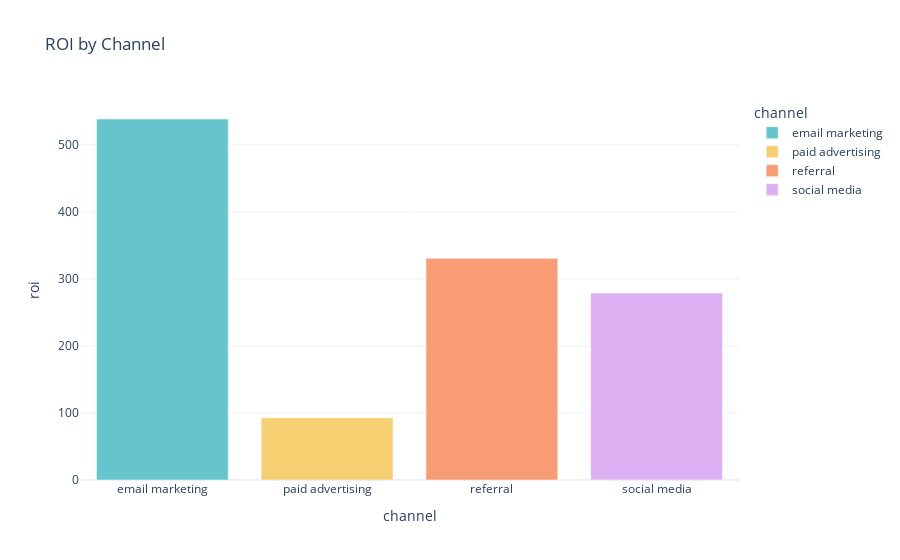

Notebook code cell kept with this figure:
### Code cell
# calculate the return on investment (ROI) for each channel

df['roi']= df['revenue']/df['cost']

roi_by_channel = df.groupby('channel')['roi'].mean().reset_index()

fig = px.bar(roi_by_channel,
                x='channel',
                y='roi',
                title='ROI by Channel',
                color='channel',
                color_discrete_sequence=px.colors.qualitative.Pastel
                )
fig.show()

### Figure 1 — Plotly figure (JSON) as saved in the notebook; plotly's stock layout.template omitted (floating-point values rounded to 4 significant figures)
{"data": [{"alignmentgroup": "True", "hovertemplate": "channel=%{x}<br>roi=%{y}<extra></extra>", "legendgroup": "email marketing", "marker": {"color": "rgb(102, 197, 204)", "pattern": {"shape": ""}}, "name": "email marketing", "offsetgroup": "email marketing", "orientation": "v", "showlegend": true, "textposition": "auto", "type": "bar", "x": ["email marketing"], "xaxis": "x", "y": [538.6], "yaxis": "y"}, {"alignmentgroup": "True", "hovertemplate": "channel=%{x}<br>roi=%{y}<extra></extra>", "legendgroup": "paid advertising", "marker": {"color": "rgb(246, 207, 113)", "pattern": {"shape": ""}}, "name": "paid advertising", "offsetgroup": "paid advertising", "orientation": "v", "showlegend": true, "textposition": "auto", "type": "bar", "x": ["paid advertising"], "xaxis": "x", "y": [92.83], "yaxis": "y"}, {"alignmentgroup": "True", "hovertemplate": "channel=%{x}<br>roi=%{y}<extra></extra>", "legendgroup": "referral", "marker": {"color": "rgb(248, 156, 116)", "pattern": {"shape": ""}}, "name": "referral", "offsetgroup": "referral", "orientation": "v", "showlegend": true, "textposition": "auto", "type": "bar", "x": ["referral"], "xaxis": "x", "y": [330.7], "yaxis": "y"}, {"alignmentgroup": "True", "hovertemplate": "channel=%{x}<br>roi=%{y}<extra></extra>", "legendgroup": "social media", "marker": {"color": "rgb(220, 176, 242)", "pattern": {"shape": ""}}, "name": "social media", "offsetgroup": "social media", "orientation": "v", "showlegend": true, "textposition": "auto", "type": "bar", "x": ["social media"], "xaxis": "x", "y": [279.0], "yaxis": "y"}], "layout": {"barmode": "relative", "legend": {"title": {"text": "channel"}, "tracegroupgap": 0}, "title": {"text": "ROI by Channel"}, "xaxis": {"anchor": "y", "categoryarray": ["email marketing", "paid advertising", "referral", "social media"], "categoryorder": "array", "domain": [0, 1], "title": {"text": "channel"}}, "yaxis": {"anchor": "x", "domain": [0, 1], "title": {"text": "roi"}}}}
